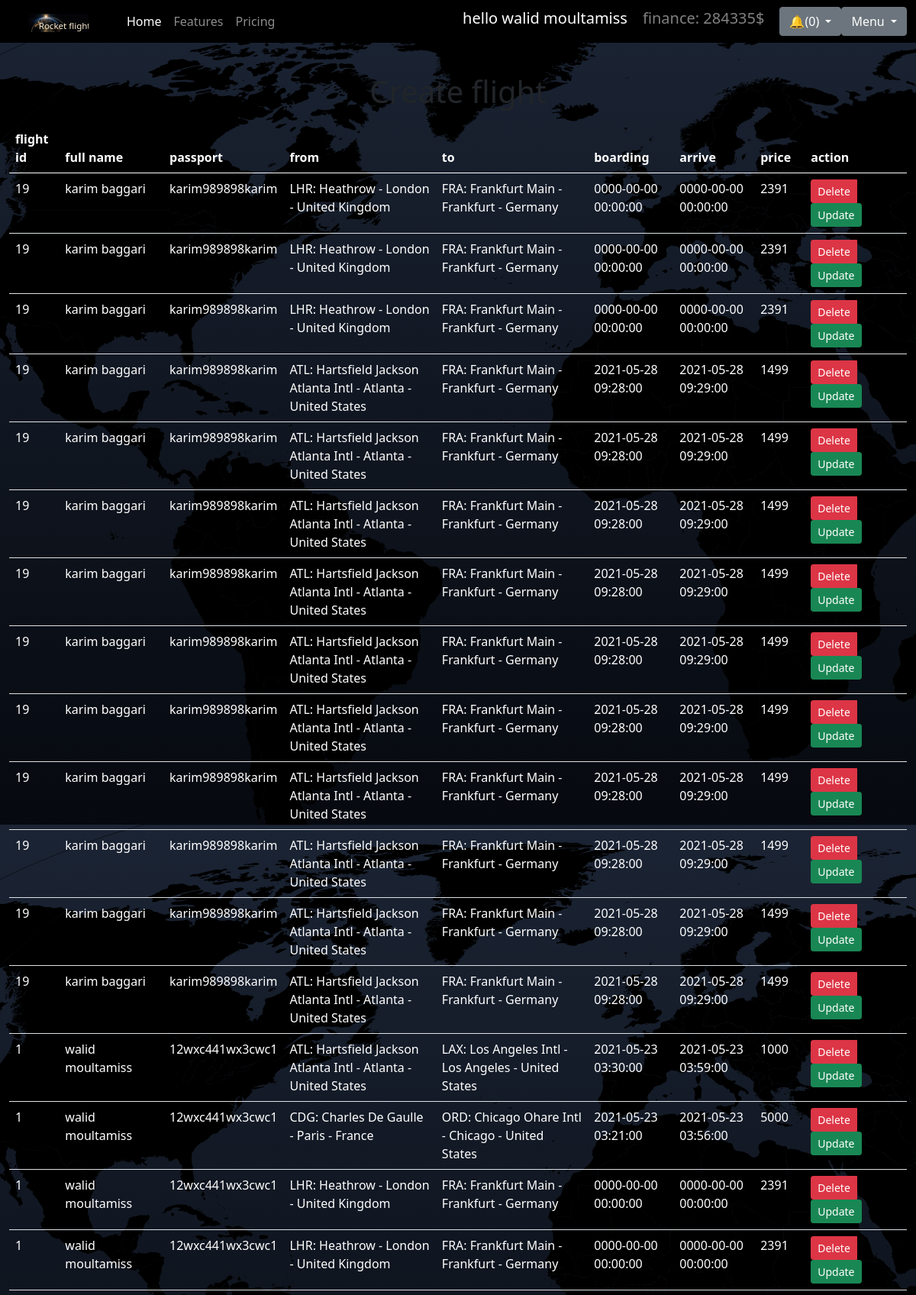
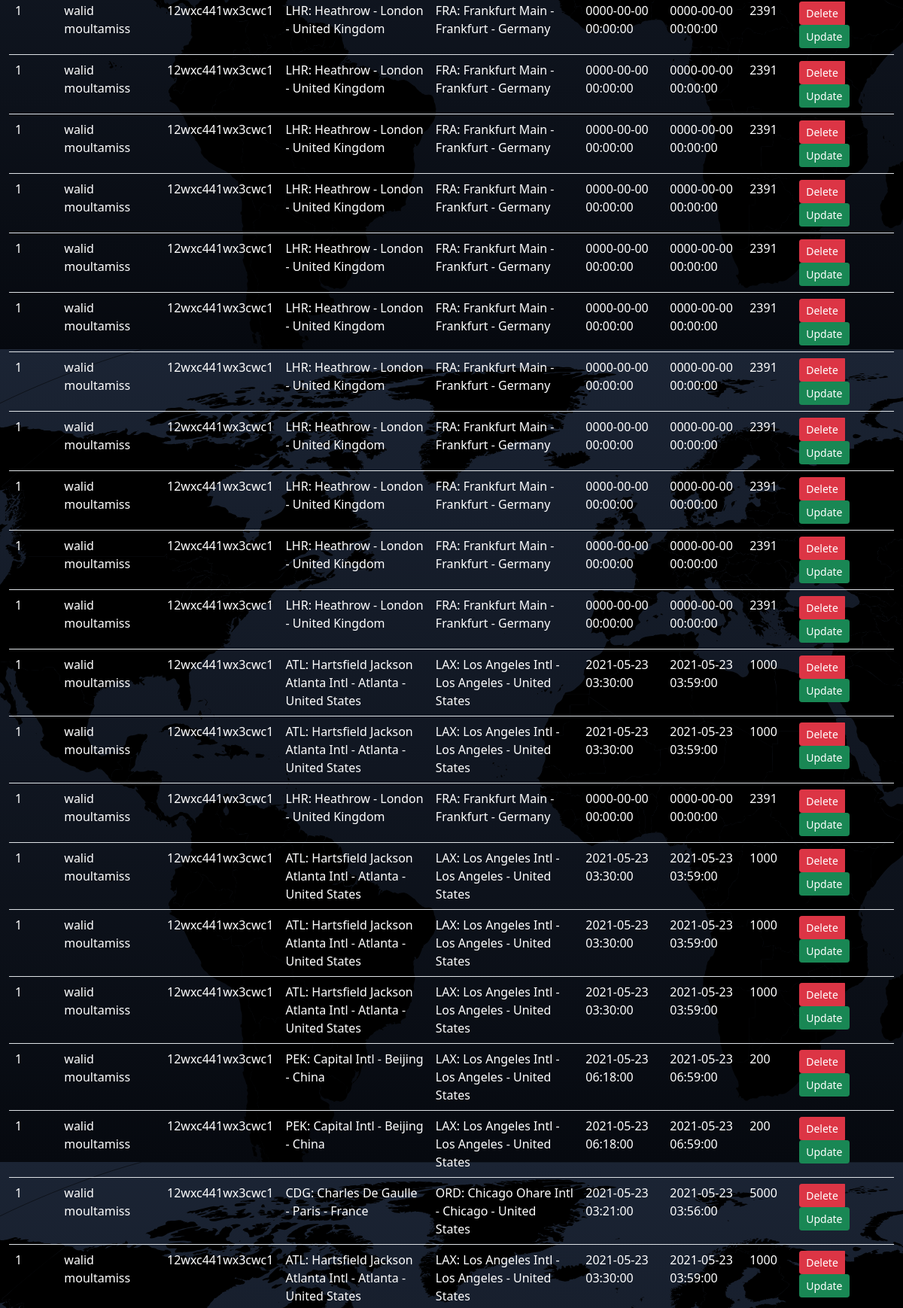
/admin_page_reservations (signed in, upper part), run on the app's committed database (2 pictures, top to bottom).
### tables this page shows
CREATE TABLE `flights` (
  `id` int(11) NOT NULL,
  `fromf` text NOT NULL,
  `tof` text NOT NULL,
  `company` text NOT NULL,
  `depart` datetime NOT NULL,
  `retu` datetime NOT NULL,
  `timing` text NOT NULL,
  `price` text NOT NULL,
  `place` text NOT NULL
);

CREATE TABLE `users` (
  `id` int(11) NOT NULL,
  `full_name` text NOT NULL,
  `email` text NOT NULL,
  `userpassword` text NOT NULL,
  `passport` text NOT NULL,
  `dateofbirth` text NOT NULL,
  `role` text NOT NULL DEFAULT '0',
  `archived` int(11) NOT NULL DEFAULT 0
);

### controllers/homeController.php (called while the page is built, shortened)
<?php
class homeController{
    public function index($page){
        include('views/'.$page.'.php');
    }
}
?>

### autoload.php (called while the page is built, shortened)
<?php
function autoload($class_name){
    $array_paths = array(
        'database/',
        'app/classes/',
        'models/',
        'controllers/'
    );
    $parts = explode('\\',$class_name);
    $name = array_pop($parts);
    foreach($array_paths as $path){
        $file = sprintf($path.'%s.php',$name);
    }
}
?>

### database/db.php (called while the page is built)
<?php
class DB{
    static public function connect(){
        $db = new PDO("mysql:host=localhost;dbname=rocket_flights","root","");
        $db->exec("set names utf8");
        $db->setAttribute(PDO::ATTR_ERRMODE,PDO::ERRMODE_WARNING);
        return $db;
    }
}
?>

### models/Reservation.php (called while the page is built, shortened)
<?php
    class Reservation{
        static public function getAll(){
            $statement = DB::connect()->prepare("SELECT * FROM flights f,reservations r,users u WHERE f.id=r.flight_foreignkey AND u.id=r.user_foreignkey");
            $statement->execute();
            return $statement->fetchAll();
        }
    }
?>

### controllers/reservationController.php (called while the page is built, shortened)
<?php
class ReservationController{
public function getAllReservations(){
    $reservation = Reservation::getAll();
    return $reservation;
}
}
?>

### views/admin_page_reservations.php (the view, shortened to what this page needs)
<?php
    $data = new ReservationController();
    $reservation = $data->getAllReservations();
?>
<?php
    require_once './views/includes/navbar_admin.php';
?>
<link rel="stylesheet" href="./css/admin_page.css">
</head>
<body>
    <section class="Dashboard_user">
        <div class="container-xxl">
            <h1>Create flight</h1>
            <table class="table" style="color: white !important;">
                <thead>
                    <tr>
                        <th scope="col">flight id</th>
                        <th scope="col">full name</th>
                        <th scope="col">passport</th>
                        <th scope="col">from</th>
                        <th scope="col">to</th>
                        <th scope="col">boarding</th>
                        <th scope="col">arrive</th>
                        <th scope="col">price</th>
                        <th scope="col">action</th>
                    </tr>
                </thead>
                <tbody>
                    <?php foreach($reservation as $rsrv):?>
                    <tr>
                        <td scope="row">
                            <?php echo $rsrv['id']?>
                        </td>
                        <td scope="row">
                            <?php echo $rsrv['full_name']?>
                        </td>
                        <td scope="row">
                            <?php echo $rsrv['passport']?>
                        </td>
                        <td scope="row">
                            <?php echo $rsrv['fromf']?>
                        </td>
                        <td scope="row">
                            <?php echo $rsrv['tof']?>
                        </td>
                        <td scope="row">
                            <?php echo $rsrv['depart']?>
                        </td>
                        <td scope="row">
                            <?php echo $rsrv['retu']?>
                        </td>
                        <td scope="row">
                            <?php echo $rsrv['price']?>
                        </td>
                        <td style="min-width: 128px;">
                            <form method="post" action="delete_Flight" class="btn-group" role="group" aria-label="Basic mixed styles example">
                                <button type="submit-delete" id="<?php echo $rsrv['id']?>"class="btn btn-danger btn-sm">Delete</button>
                            </form>
                                <button type="submit-edit" id="edit" class="btn btn-success btn-sm">Update</button>
                        </td>
                    </tr>
                    <?php endforeach;?>
                </tbody>
            </table>
        </div>
    </section>
</body>

### css/admin_page.css (style rules this page uses)
* { margin:0px;padding:0px;box-sizing:border-box }
body { background-color:black !important;transition:2s;background-image:url(../views/images/dark_bg.svg) }
body { scrollbar-face-color:rgba(255,255,255,0.227);scrollbar-track-color:rgba(0,0,0,0.786) }
body .Dashboard_user { margin-top:72px }
body .Dashboard_user .container-xxl { width:100%;display:flex;justify-content:space-around;flex-wrap:wrap;gap:10px }

### data on the page
flights: users.id "19", users.full_name "karim baggari", users.passport "karim989898karim", fromf "LHR: Heathrow - London - United Kingdom", tof "FRA: Frankfurt Main - Frankfurt - Germany", depart "0000-00-00 00:00:00", retu "0000-00-00 00:00:00", price "2391", users.id "1", users.full_name "walid moultamiss", users.passport "12wxc441wx3cwc1"
flights: users.id "19", users.full_name "karim baggari", users.passport "karim989898karim", fromf "ATL: Hartsfield Jackson Atlanta Intl - Atlanta - United States", tof "FRA: Frankfurt Main - Frankfurt - Germany", depart "2021-05-28 09:28:00", retu "2021-05-28 09:29:00", price "1499"
flights: users.id "1", users.full_name "walid moultamiss", users.passport "12wxc441wx3cwc1", fromf "ATL: Hartsfield Jackson Atlanta Intl - Atlanta - United States", tof "LAX: Los Angeles Intl - Los Angeles - United States", depart "2021-05-23 03:30:00", retu "2021-05-23 03:59:00", price "1000"
flights: users.id "1", users.full_name "walid moultamiss", users.passport "12wxc441wx3cwc1", fromf "CDG: Charles De Gaulle - Paris - France", tof "ORD: Chicago Ohare Intl - Chicago - United States", depart "2021-05-23 03:21:00", retu "2021-05-23 03:56:00", price "5000"
flights: users.id "1", users.full_name "walid moultamiss", users.passport "12wxc441wx3cwc1", fromf "PEK: Capital Intl - Beijing - China", tof "LAX: Los Angeles Intl - Los Angeles - United States", depart "2021-05-23 06:18:00", retu "2021-05-23 06:59:00", price "200"

### other printed values
$_SESSION['user']->full_name "walid moultamiss"
count($notification) "0"
